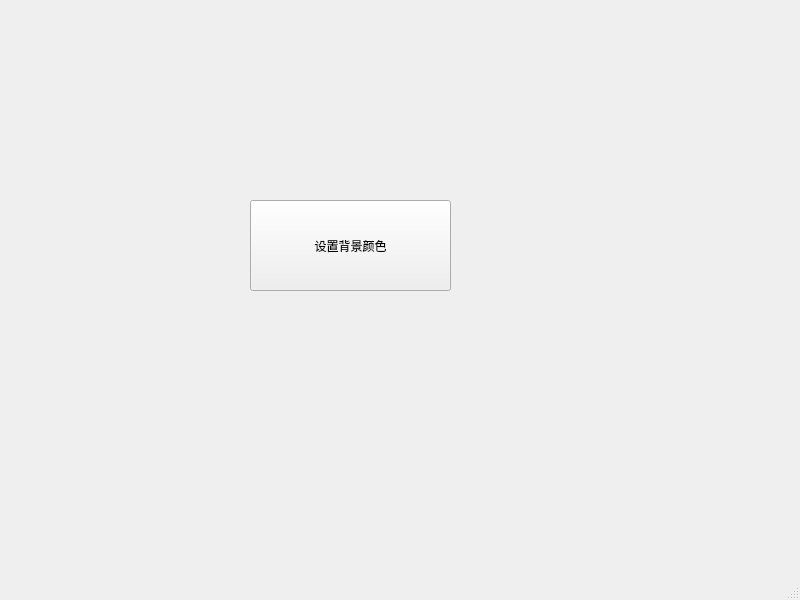
<?xml version="1.0" encoding="UTF-8"?>
<ui version="4.0">
 <class>MainWindow</class>
 <widget class="QMainWindow" name="MainWindow">
  <property name="geometry">
   <rect>
    <x>0</x>
    <y>0</y>
    <width>800</width>
    <height>600</height>
   </rect>
  </property>
  <property name="windowTitle">
   <string>MainWindow</string>
  </property>
  <widget class="QWidget" name="centralwidget">
   <widget class="QPushButton" name="pushButton">
    <property name="geometry">
     <rect>
      <x>250</x>
      <y>200</y>
      <width>201</width>
      <height>91</height>
     </rect>
    </property>
    <property name="text">
     <string>设置背景颜色</string>
    </property>
   </widget>
  </widget>
  <widget class="QMenuBar" name="menubar">
   <property name="geometry">
    <rect>
     <x>0</x>
     <y>0</y>
     <width>800</width>
     <height>23</height>
    </rect>
   </property>
  </widget>
  <widget class="QStatusBar" name="statusbar"/>
 </widget>
 <resources/>
 <connections/>
</ui>
